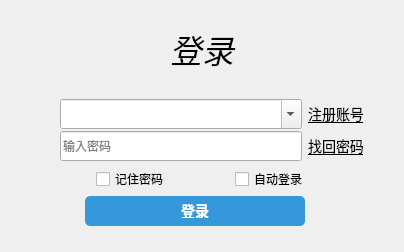
<?xml version="1.0" encoding="UTF-8"?>
<ui version="4.0">
 <class>LoginFrame</class>
 <widget class="QMainWindow" name="LoginFrame">
  <property name="geometry">
   <rect>
    <x>0</x>
    <y>0</y>
    <width>404</width>
    <height>252</height>
   </rect>
  </property>
  <property name="windowTitle">
   <string>MainWindow</string>
  </property>
  <widget class="QWidget" name="centralwidget">
   <layout class="QVBoxLayout" name="verticalLayout_2">
    <property name="spacing">
     <number>0</number>
    </property>
    <property name="leftMargin">
     <number>0</number>
    </property>
    <property name="topMargin">
     <number>0</number>
    </property>
    <property name="rightMargin">
     <number>0</number>
    </property>
    <property name="bottomMargin">
     <number>0</number>
    </property>
    <item>
     <widget class="QWidget" name="widget_2" native="true">
      <layout class="QVBoxLayout" name="verticalLayout">
       <property name="spacing">
        <number>0</number>
       </property>
       <property name="leftMargin">
        <number>0</number>
       </property>
       <property name="topMargin">
        <number>0</number>
       </property>
       <property name="rightMargin">
        <number>0</number>
       </property>
       <property name="bottomMargin">
        <number>0</number>
       </property>
       <item>
        <spacer name="verticalSpacer_2">
         <property name="orientation">
          <enum>Qt::Orientation::Vertical</enum>
         </property>
         <property name="sizeType">
          <enum>QSizePolicy::Policy::Fixed</enum>
         </property>
         <property name="sizeHint" stdset="0">
          <size>
           <width>20</width>
           <height>25</height>
          </size>
         </property>
        </spacer>
       </item>
       <item>
        <widget class="QLabel" name="lab_title">
         <property name="font">
          <font>
           <pointsize>24</pointsize>
           <italic>true</italic>
           <bold>false</bold>
           <underline>false</underline>
          </font>
         </property>
         <property name="text">
          <string>登录</string>
         </property>
         <property name="alignment">
          <set>Qt::AlignmentFlag::AlignCenter</set>
         </property>
        </widget>
       </item>
       <item>
        <spacer name="verticalSpacer">
         <property name="orientation">
          <enum>Qt::Orientation::Vertical</enum>
         </property>
         <property name="sizeType">
          <enum>QSizePolicy::Policy::Fixed</enum>
         </property>
         <property name="sizeHint" stdset="0">
          <size>
           <width>20</width>
           <height>25</height>
          </size>
         </property>
        </spacer>
       </item>
       <item>
        <widget class="QWidget" name="widget_3" native="true">
         <layout class="QHBoxLayout" name="horizontalLayout_2">
          <property name="spacing">
           <number>6</number>
          </property>
          <property name="leftMargin">
           <number>60</number>
          </property>
          <property name="topMargin">
           <number>0</number>
          </property>
          <property name="rightMargin">
           <number>40</number>
          </property>
          <property name="bottomMargin">
           <number>0</number>
          </property>
          <item>
           <widget class="QComboBox" name="combobox_id">
            <property name="minimumSize">
             <size>
              <width>242</width>
              <height>30</height>
             </size>
            </property>
            <property name="maximumSize">
             <size>
              <width>16777215</width>
              <height>30</height>
             </size>
            </property>
            <property name="editable">
             <bool>true</bool>
            </property>
            <property name="insertPolicy">
             <enum>QComboBox::InsertPolicy::InsertAtTop</enum>
            </property>
            <property name="placeholderText">
             <string>输入账号</string>
            </property>
           </widget>
          </item>
          <item>
           <widget class="QPushButton" name="btn_register">
            <property name="font">
             <font>
              <pointsize>-1</pointsize>
              <underline>true</underline>
             </font>
            </property>
            <property name="styleSheet">
             <string notr="true">	QPushButton {
        background-color: transparent;
        border: none;
		color: rgb(0, 0, 0);
		font-size: 14px;
    }
      QPushButton:hover {
        color:  rgb(0, 0, 255);
    }
    QPushButton:pressed {
        padding-left: 2px;
        padding-top: 2px;
    }</string>
            </property>
            <property name="text">
             <string>注册账号</string>
            </property>
           </widget>
          </item>
         </layout>
        </widget>
       </item>
       <item>
        <widget class="QWidget" name="widget_4" native="true">
         <layout class="QHBoxLayout" name="horizontalLayout_3">
          <property name="spacing">
           <number>6</number>
          </property>
          <property name="leftMargin">
           <number>60</number>
          </property>
          <property name="topMargin">
           <number>0</number>
          </property>
          <property name="rightMargin">
           <number>40</number>
          </property>
          <property name="bottomMargin">
           <number>0</number>
          </property>
          <item>
           <widget class="QLineEdit" name="lineedit_password">
            <property name="minimumSize">
             <size>
              <width>0</width>
              <height>30</height>
             </size>
            </property>
            <property name="maximumSize">
             <size>
              <width>16777215</width>
              <height>30</height>
             </size>
            </property>
            <property name="echoMode">
             <enum>QLineEdit::EchoMode::Password</enum>
            </property>
            <property name="alignment">
             <set>Qt::AlignmentFlag::AlignLeading|Qt::AlignmentFlag::AlignLeft|Qt::AlignmentFlag::AlignVCenter</set>
            </property>
            <property name="placeholderText">
             <string>输入密码</string>
            </property>
           </widget>
          </item>
          <item>
           <widget class="QPushButton" name="btn_change_password">
            <property name="font">
             <font>
              <pointsize>-1</pointsize>
              <underline>true</underline>
             </font>
            </property>
            <property name="focusPolicy">
             <enum>Qt::FocusPolicy::StrongFocus</enum>
            </property>
            <property name="contextMenuPolicy">
             <enum>Qt::ContextMenuPolicy::DefaultContextMenu</enum>
            </property>
            <property name="styleSheet">
             <string notr="true">	QPushButton {
        background-color: transparent;
        border: none;
		color: rgb(0, 0, 0);
		font-size: 14px;
    }
      QPushButton:hover {
        color:  rgb(0, 0, 255);
    }
    QPushButton:pressed {
        padding-left: 2px;
        padding-top: 2px;
    }</string>
            </property>
            <property name="text">
             <string>找回密码</string>
            </property>
            <property name="default">
             <bool>false</bool>
            </property>
            <property name="flat">
             <bool>false</bool>
            </property>
           </widget>
          </item>
         </layout>
        </widget>
       </item>
       <item>
        <widget class="QWidget" name="widget_5" native="true">
         <layout class="QHBoxLayout" name="horizontalLayout_4">
          <property name="spacing">
           <number>0</number>
          </property>
          <property name="leftMargin">
           <number>30</number>
          </property>
          <property name="topMargin">
           <number>0</number>
          </property>
          <property name="rightMargin">
           <number>30</number>
          </property>
          <property name="bottomMargin">
           <number>0</number>
          </property>
          <item>
           <spacer name="horizontalSpacer_4">
            <property name="orientation">
             <enum>Qt::Orientation::Horizontal</enum>
            </property>
            <property name="sizeHint" stdset="0">
             <size>
              <width>40</width>
              <height>20</height>
             </size>
            </property>
           </spacer>
          </item>
          <item>
           <widget class="QCheckBox" name="cb_remember_password">
            <property name="text">
             <string>记住密码</string>
            </property>
           </widget>
          </item>
          <item>
           <spacer name="horizontalSpacer_5">
            <property name="orientation">
             <enum>Qt::Orientation::Horizontal</enum>
            </property>
            <property name="sizeHint" stdset="0">
             <size>
              <width>40</width>
              <height>20</height>
             </size>
            </property>
           </spacer>
          </item>
          <item>
           <widget class="QCheckBox" name="cb_auto_login">
            <property name="text">
             <string>自动登录</string>
            </property>
           </widget>
          </item>
          <item>
           <spacer name="horizontalSpacer_3">
            <property name="orientation">
             <enum>Qt::Orientation::Horizontal</enum>
            </property>
            <property name="sizeHint" stdset="0">
             <size>
              <width>40</width>
              <height>20</height>
             </size>
            </property>
           </spacer>
          </item>
         </layout>
        </widget>
       </item>
       <item>
        <widget class="QWidget" name="widget" native="true">
         <layout class="QHBoxLayout" name="horizontalLayout">
          <property name="spacing">
           <number>0</number>
          </property>
          <property name="leftMargin">
           <number>30</number>
          </property>
          <property name="topMargin">
           <number>0</number>
          </property>
          <property name="rightMargin">
           <number>30</number>
          </property>
          <property name="bottomMargin">
           <number>0</number>
          </property>
          <item>
           <spacer name="horizontalSpacer_2">
            <property name="orientation">
             <enum>Qt::Orientation::Horizontal</enum>
            </property>
            <property name="sizeHint" stdset="0">
             <size>
              <width>40</width>
              <height>20</height>
             </size>
            </property>
           </spacer>
          </item>
          <item>
           <widget class="QPushButton" name="btn_login">
            <property name="minimumSize">
             <size>
              <width>220</width>
              <height>0</height>
             </size>
            </property>
            <property name="maximumSize">
             <size>
              <width>16777215</width>
              <height>30</height>
             </size>
            </property>
            <property name="styleSheet">
             <string notr="true">    QPushButton {
        background-color: #3498db;
        color: white;
        border: none;
        border-radius: 5px;
        padding: 8px 16px;
        font-size: 14px;
        font-weight: bold;
   }
    QPushButton:hover {
        background-color: #2980b9;
    }
    QPushButton:pressed {
        background-color: #1f618d;
        padding-left: 10px;
        padding-top: 10px;
    }</string>
            </property>
            <property name="text">
             <string>登录</string>
            </property>
           </widget>
          </item>
          <item>
           <spacer name="horizontalSpacer">
            <property name="orientation">
             <enum>Qt::Orientation::Horizontal</enum>
            </property>
            <property name="sizeHint" stdset="0">
             <size>
              <width>69</width>
              <height>20</height>
             </size>
            </property>
           </spacer>
          </item>
         </layout>
        </widget>
       </item>
       <item>
        <spacer name="verticalSpacer_3">
         <property name="orientation">
          <enum>Qt::Orientation::Vertical</enum>
         </property>
         <property name="sizeType">
          <enum>QSizePolicy::Policy::Fixed</enum>
         </property>
         <property name="sizeHint" stdset="0">
          <size>
           <width>20</width>
           <height>25</height>
          </size>
         </property>
        </spacer>
       </item>
      </layout>
     </widget>
    </item>
   </layout>
  </widget>
 </widget>
 <resources/>
 <connections/>
</ui>
